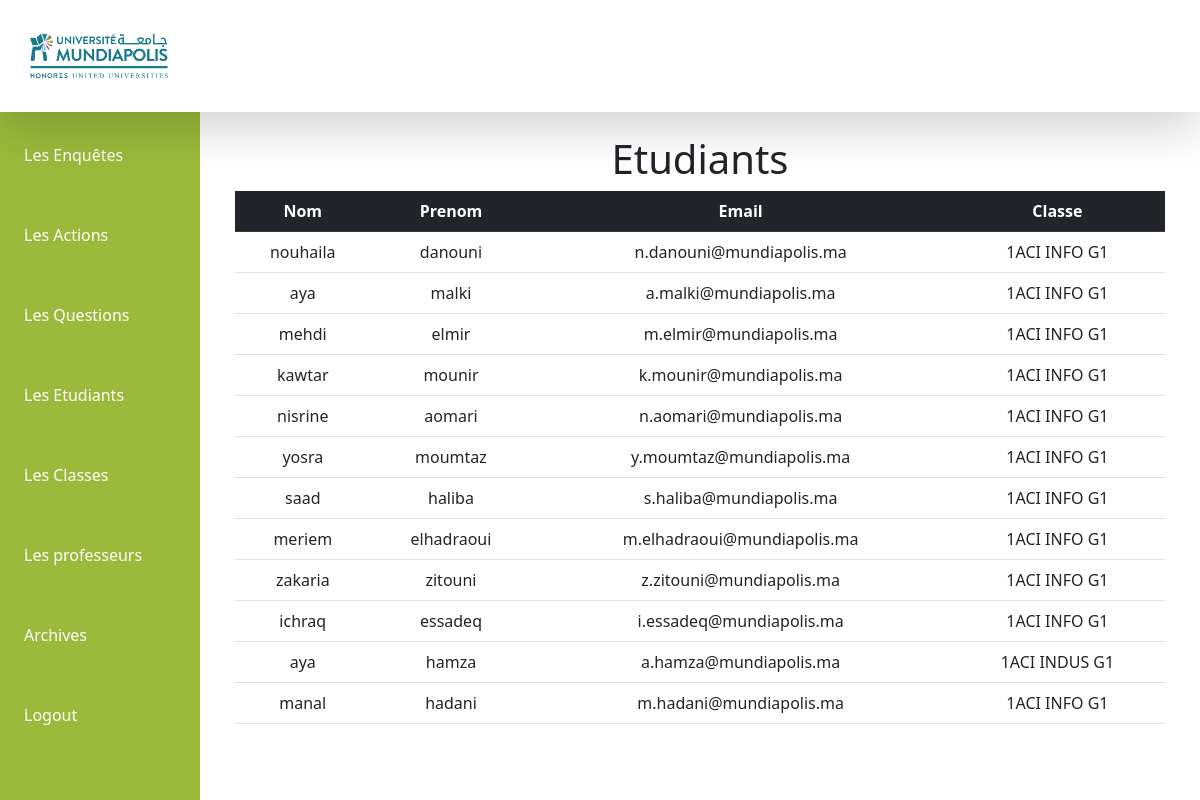
Page /admin/pages/student.php on the committed database.
### tables this page shows
CREATE TABLE `student` (
  `id_student` int(11) NOT NULL,
  `student_Fname` varchar(255) NOT NULL,
  `student_Lname` varchar(255) NOT NULL,
  `student_email` varchar(255) NOT NULL,
  `student_password` int(11) NOT NULL,
  `class_id` int(11) NOT NULL
);

CREATE TABLE `class` (
  `id_class` int(11) NOT NULL,
  `class_name` varchar(255) NOT NULL,
  `level_id` int(11) NOT NULL
);

### admin/pages/student.php (the view, shortened to what this page needs)
<?php include "../includes/layout.php" ?>
<?php
$servername = 'localhost';
$username = 'root';
$database_name ='projet_evaluation';
$password = '';
$conn = mysqli_connect($servername,$username,$password,$database_name);
?>
<div class="main-content">
   <h1 style="text-align: center;">Etudiants</h1>
    <table class="table table-hover text-center">
      <thead class="table-dark">
        <tr>
          <th scope="col">Nom</th>
          <th scope="col">Prenom</th>
          <th scope="col">Email</th>
          <th scope="col">Classe</th>
          </tr>
      </thead>
      <?php
        $sql = "SELECT * FROM `student` JOIN class AS class_name ON class_id = id_class ";
        $result = mysqli_query($conn, $sql);
        while ($row = mysqli_fetch_assoc($result)) {
        ?>
          <tr>
            <td><?php echo $row["student_Fname"] ?></td>
            <td><?php echo $row["student_Lname"] ?></td>
            <td><?php echo $row["student_email"] ?></td>
            <td><?php echo $row["class_name"] ?></td>
          </tr>
        <?php
        }
        ?>
    </table>
  </div>

### admin/css/layout.css (style rules this page uses)
:root { --primary: #9BBA3B; --secondary: #0D3C48; }
* { padding: 0 ; margin: 0; box-sizing: border-box; }
.main-content { margin-top: 100px; margin-left: 200px; padding: 35px; width: 100%; gap: 30px; height: 88vh; max-height: 88vh; }

### rows in the picture
student: student_Fname "nouhaila", student_Lname "danouni", student_email "n.danouni@mundiapolis.ma", class.class_name "1ACI INFO G1"
student: student_Fname "aya", student_Lname "malki", student_email "a.malki@mundiapolis.ma", class.class_name "1ACI INFO G1"
student: student_Fname "mehdi", student_Lname "elmir", student_email "m.elmir@mundiapolis.ma", class.class_name "1ACI INFO G1"
student: student_Fname "kawtar", student_Lname "mounir", student_email "k.mounir@mundiapolis.ma", class.class_name "1ACI INFO G1"
student: student_Fname "nisrine", student_Lname "aomari", student_email "n.aomari@mundiapolis.ma", class.class_name "1ACI INFO G1"
student: student_Fname "yosra", student_Lname "moumtaz", student_email "y.moumtaz@mundiapolis.ma", class.class_name "1ACI INFO G1"
student: student_Fname "saad", student_Lname "haliba", student_email "s.haliba@mundiapolis.ma", class.class_name "1ACI INFO G1"
student: student_Fname "meriem", student_Lname "elhadraoui", student_email "m.elhadraoui@mundiapolis.ma", class.class_name "1ACI INFO G1"
student: student_Fname "zakaria", student_Lname "zitouni", student_email "z.zitouni@mundiapolis.ma", class.class_name "1ACI INFO G1"
student: student_Fname "ichraq", student_Lname "essadeq", student_email "i.essadeq@mundiapolis.ma", class.class_name "1ACI INFO G1"
student: student_Fname "aya", student_Lname "hamza", student_email "a.hamza@mundiapolis.ma", class.class_name "1ACI INDUS G1"
student: student_Fname "manal", student_Lname "hadani", student_email "m.hadani@mundiapolis.ma", class.class_name "1ACI INFO G1"
